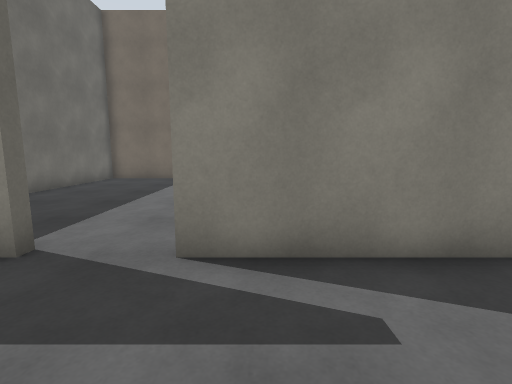
[1] (above)

19 first-person views from a walk through a Gazebo world. The camera is 1.3 m above the floor, tilts 8° down and sees 85° across. The floor is counted in squares, 1 m on a side. Each view is taken from the middle of a square. On the plan, view 1 faces up. The plan holds only what a view shows up to about 13 squares ahead; the rest is blank. The place goes on beyond the plan.

[2]
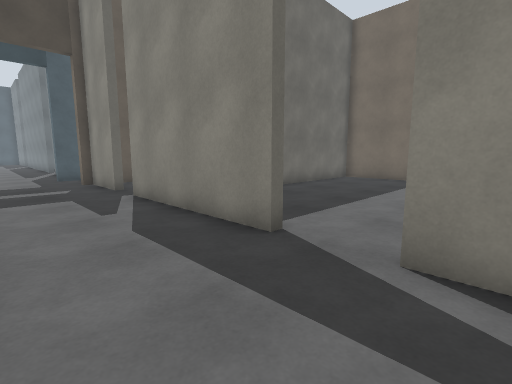

[3]
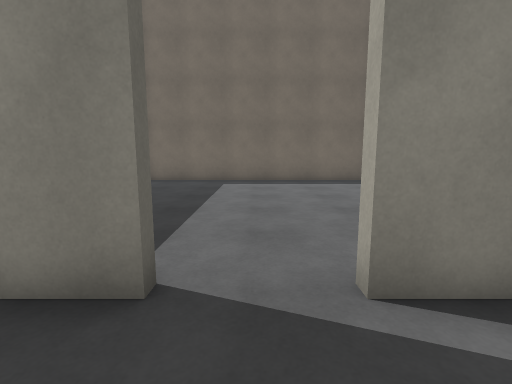

[4]
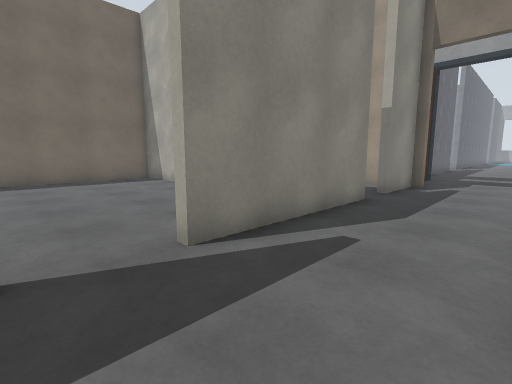

[5]
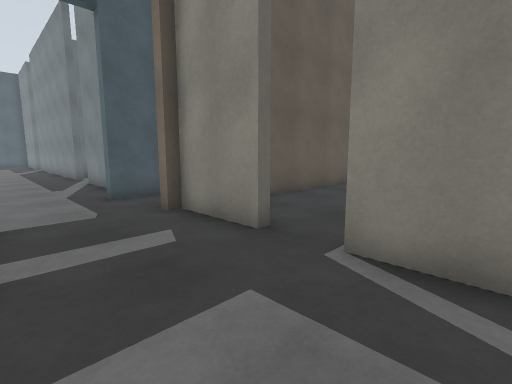

[6]
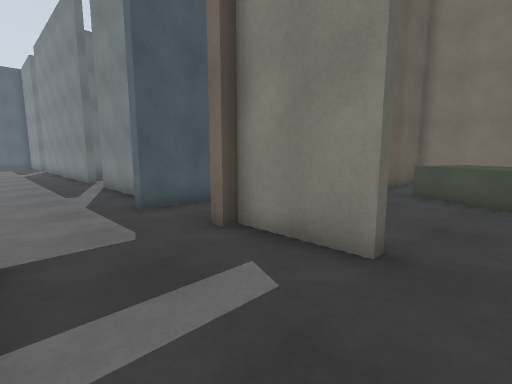

[7]
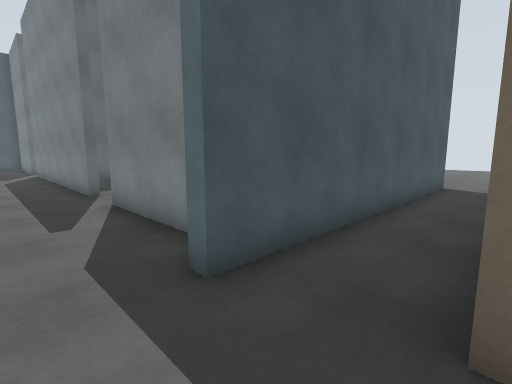

[8]
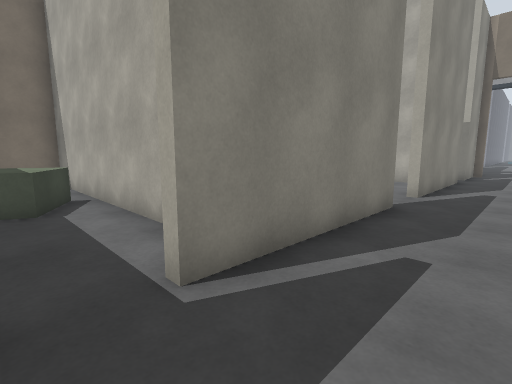

[9]
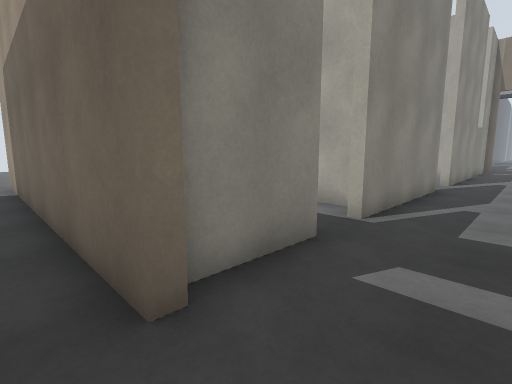

[10]
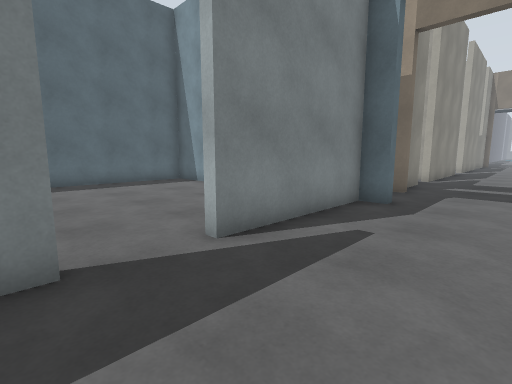

[11]
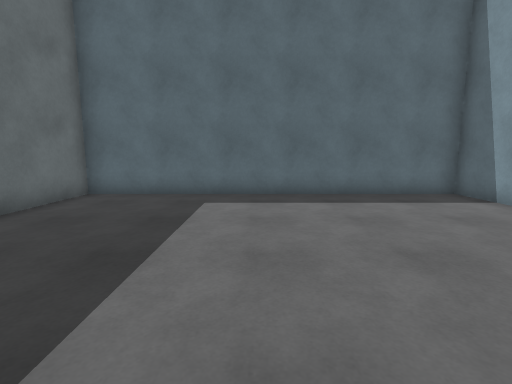

[12]
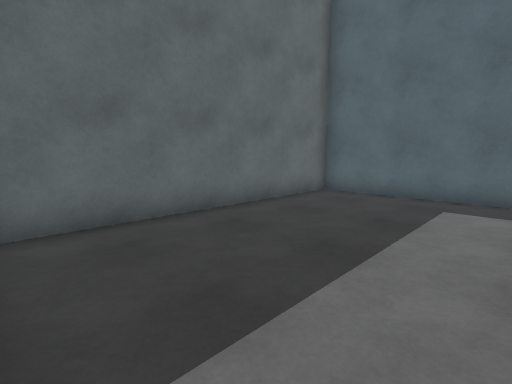

[13]
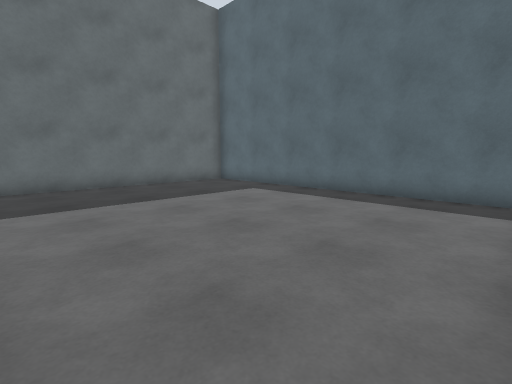

[14]
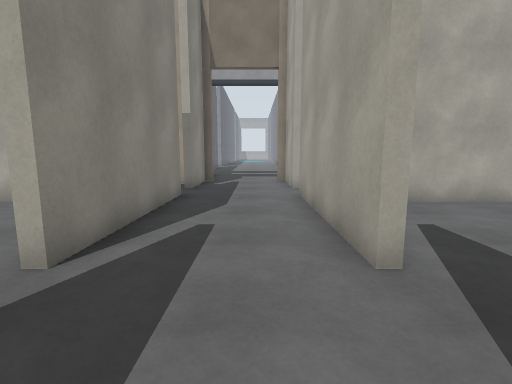

[15]
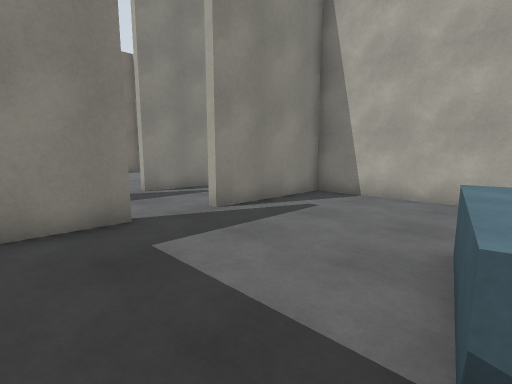

[16]
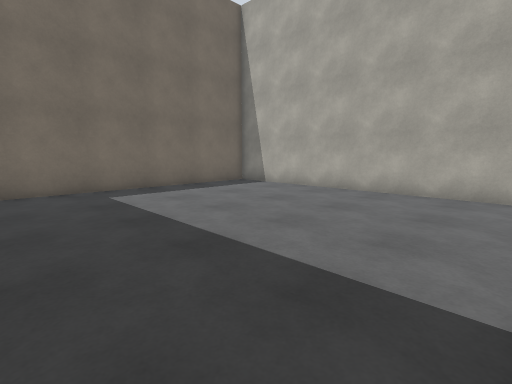

[17]
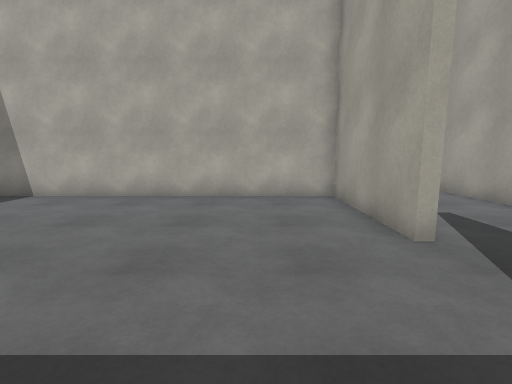

[18]
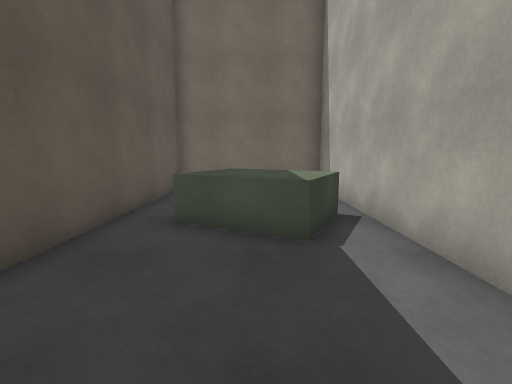

[19]
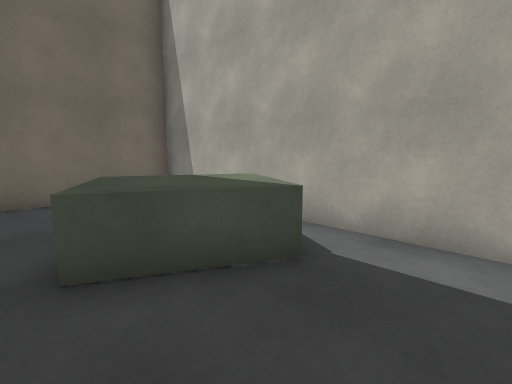

### Floor plan
Key: @ floor where view 1 was taken; . floor; B building; C cabinet.
Columns run from 30 left of view 1 to 9 right of it. Each row starts with its distance up from view 1.
 15                ...
 14                ..BBBBBBBBBBBBBBBBB
 13    BBBBBBBBBBBB..B..   B..........B
 12    B..........BB.B..  .B..........B
 11    B...........B.B..C .B..........B
 10    B...........B.B.CCC.B..........B
  9    B...........B.B.CCC.B..........B
  8    B...........B.B...C.B..........B
  7    B...........B.B.....B..........B
  6    B...........B.B.....B..........B
  5    B.......... B.B.....B .........B   .B
  4    B......... .B.B.....B. ........B ...
  3 BBBBBBBB..BBBBBB.BBB..BBBBBB.BBBBBB..BBB
  2 ........................................
  1     ....................................
  0        . ........B............@........B
 -1                          BBB.BBBBBB  BB
 -2                          .........B
 -3                          .........B
 -4                          .........B
 -5                           ........B
 -6                          . CCC   .B

Positions as (right, up) in squares from view 1, and headings:
1: (0, 0), facing up
2: (0, 0), facing up-left
3: (-2, 1), facing up
4: (-3, 0), facing up-right
5: (-7, 0), facing up-left
6: (-9, 0), facing up-left
7: (-13, 1), facing up-left
8: (-10, 1), facing up-right
9: (-14, 1), facing up-right
10: (-23, 0), facing up-right
11: (-22, 4), facing up
12: (-22, 4), facing up-left
13: (-16, 4), facing up-left
14: (-4, 1), facing right
15: (-5, -6), facing up-right
16: (-6, 4), facing up-right
17: (-5, 6), facing right
18: (-10, 4), facing up
19: (-12, 6), facing up-right
